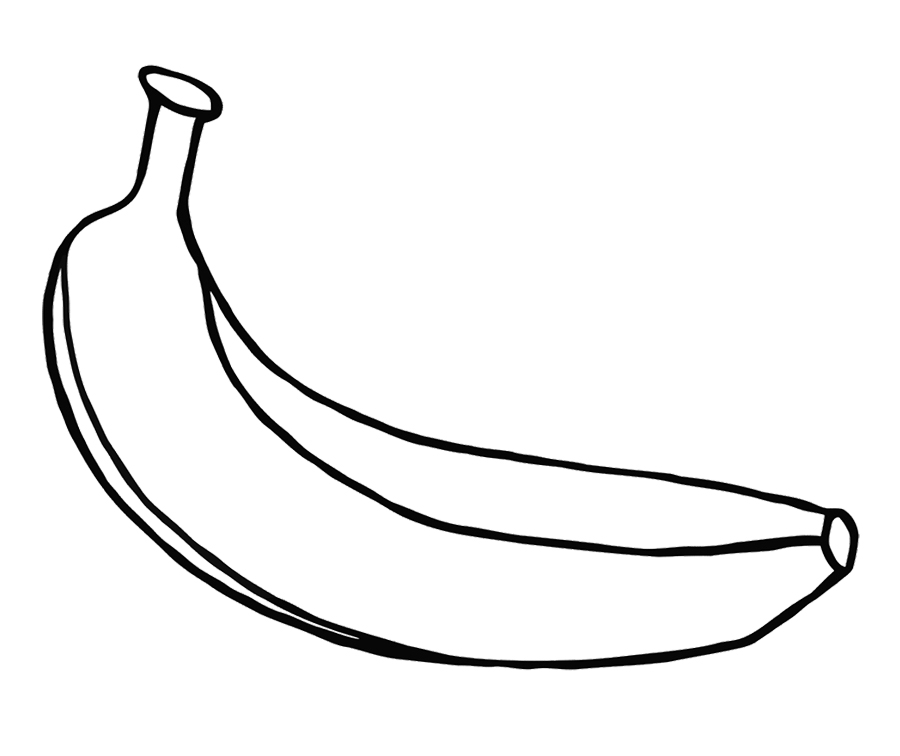
#> input picture banana.jpg, 900 x 756 px, given in place of the camera
$ python edge_filter.py
#> lines starting #> are read from the running program, lines starting #| are printed output that depends on the picture; after the words box and inside, x2 and y2 are one past the last pixel; in counts of white or black regions, pixels touching at a corner belong together
import cv2
import random

import numpy as np
import matplotlib.pyplot as plt
import time

cam = cv2.VideoCapture(0)
s, im = cam.read() # captures image
#> im is the input picture: shape (756, 900, 3); min 0, max 255, mean 243
s, im = cam.read()
time.sleep(.2)
s, im = cam.read()
gray_im = cv2.cvtColor( im, cv2.COLOR_BGR2GRAY );

edges = cv2.Canny(gray_im,100,200)
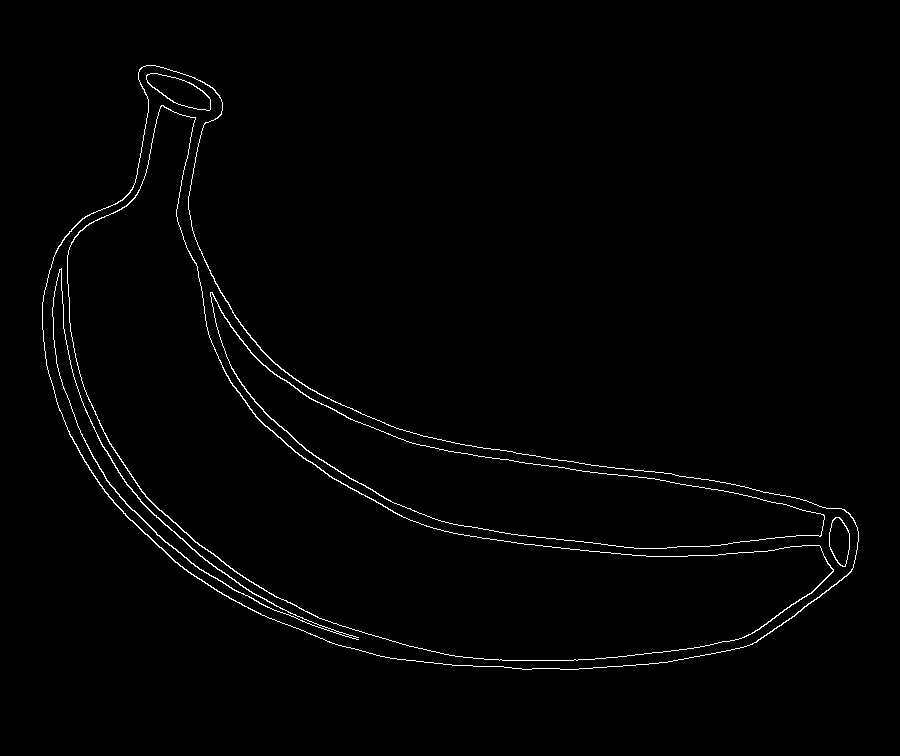
#> edges: shape (756, 900); 1.2% white in thin lines or dots, all inside (x1, y1, x2, y2) = (42, 65, 859, 670)

height, width = edges.shape
#> height = 756; width = 900
contours, hierarchy =  cv2.findContours(edges, cv2.RETR_LIST, cv2.CHAIN_APPROX_SIMPLE)
#> contours = 15 contours, 2 with area under 20; largest, box (x1, y1, x2, y2) and area: (42, 65, 859, 670) 186266, (42, 65, 859, 670) 185830, (67, 105, 834, 661) 110848, (67, 105, 834, 661) 110412, (210, 292, 825, 549) 35907


target = open('out.gcode', 'w')


cv2.drawContours(im, contours, -1, (0,255,0), 3)
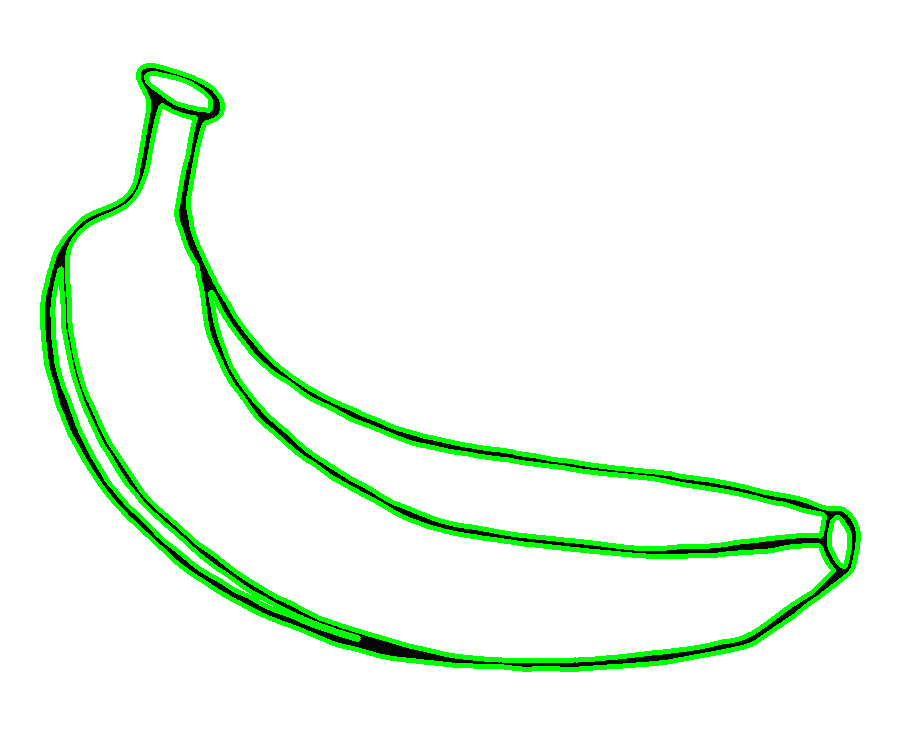
#> im: shape (756, 900, 3); 5.11% of pixels changed, all inside (x1, y1, x2, y2) = (40, 63, 861, 672)
cv2.imshow("Test Picture", im)
cv2.waitKey()

pen_down = False


for contour in contours:
    for point in contour:
        target.write("G1 X" + str(point[0][0] * 1280 / width) + " Y" + str(point[0][1] * 720 / height) + "\n")
        if not pen_down:
            target.write("M03\n")
            pen_down = True
    target.write("M05\n")
    pen_down = False
#> this loop made 15 passes

'''
for contour in contours:
    for point in contour:
        print point[0]
    print
'''

$ run again, on cup.png
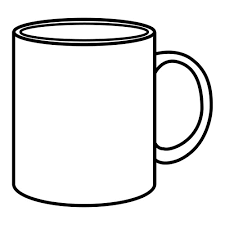
#> input picture cup.png, 225 x 225 px, given in place of the camera
#> im is the input picture: shape (225, 225, 3); min 0, max 255, mean 234.8
#> `edges = cv2.Canny(gray_im,100,200)`:
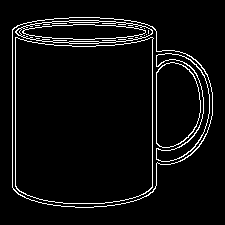
#> edges: shape (225, 225); 5.3% white in thin lines or dots, all inside (x1, y1, x2, y2) = (12, 17, 213, 208)
#> contours = 19 contours, 6 with area under 20; largest, box (x1, y1, x2, y2) and area: (12, 17, 213, 208) 31516, (12, 17, 213, 208) 31451, (15, 37, 154, 204) 21360, (15, 37, 154, 204) 21344, (156, 62, 201, 148) 3114
#> `cv2.drawContours(im, contours, -1, (0,255,0), 3)`:
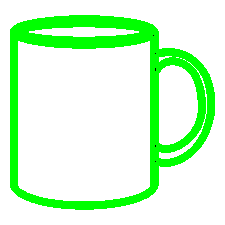
#> im: shape (225, 225, 3); 18.82% of pixels changed, all inside (x1, y1, x2, y2) = (10, 15, 215, 210)
#> the loop `for contour in contours:` made 19 passes
#> contour on passes 8, 9, 10, 12, 14: [[144, 35]], [[146, 34]], [[148, 30], [148, 33]], [[144, 28]], [[43, 24], [49, 24]]
